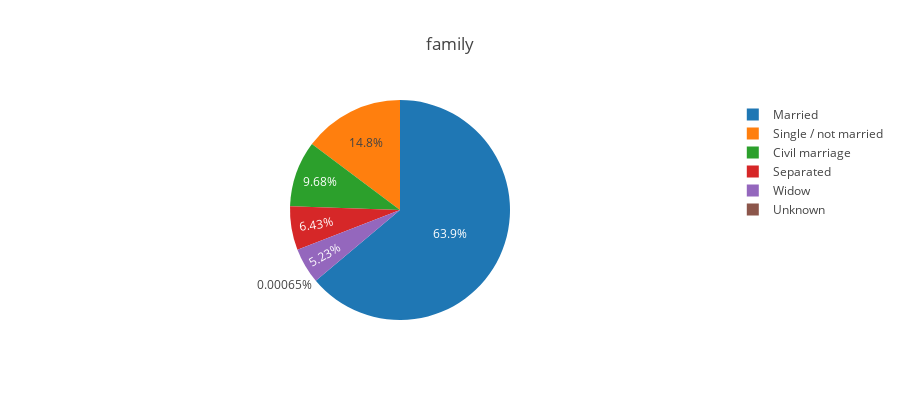
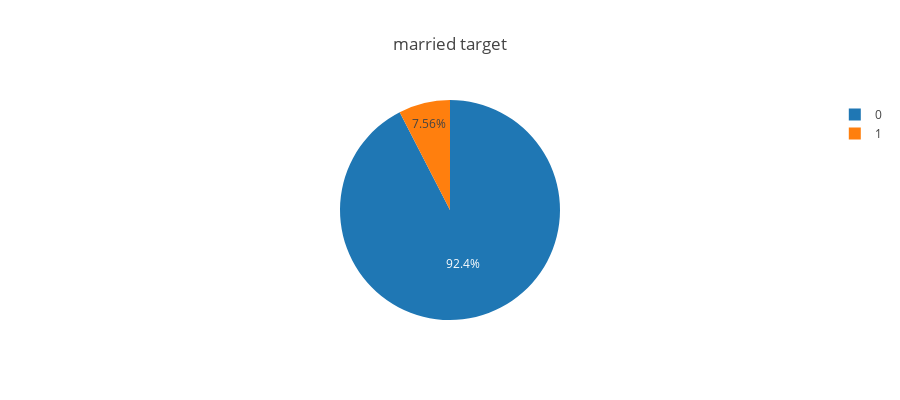

These figures' notebook cell, in order:
### Code cell
pie(application, "NAME_FAMILY_STATUS", "family")
pie(application[application["NAME_FAMILY_STATUS"]=="Married"], "TARGET", "married target")

### Figure 1 — Plotly figure (JSON) as saved in the notebook; plotly's stock layout.template omitted (floating-point values rounded to 4 significant figures)
{"data": [{"labels": ["Married", "Single / not married", "Civil marriage", "Separated", "Widow", "Unknown"], "type": "pie", "values": [196432, 45444, 29775, 19770, 16088, 2]}], "layout": {"height": 400, "title": "family"}}

### Figure 2 — Plotly figure (JSON) as saved in the notebook; plotly's stock layout.template omitted (floating-point values rounded to 4 significant figures)
{"data": [{"labels": [0, 1], "type": "pie", "values": [181582, 14850]}], "layout": {"height": 400, "title": "married target"}}
